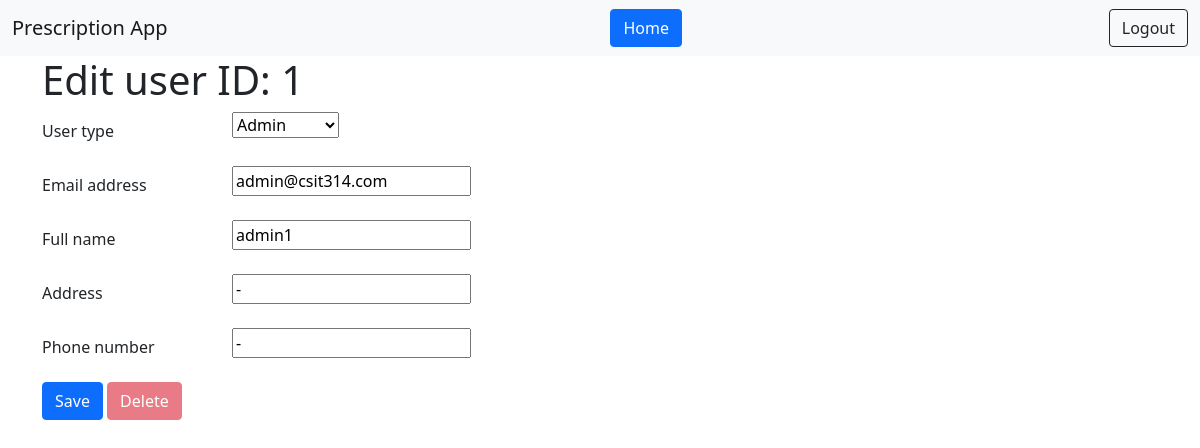
/user/edit/1/ (signed in), run on the app's committed database.
### accounts/models.py (models this page shows, shortened)
class CustomUser(AbstractBaseUser, PermissionsMixin):
    email = models.EmailField("email address", unique=True)
    is_staff = models.BooleanField(default=False)
    is_active = models.BooleanField(default=True)
    user_type = models.CharField(max_length=20, choices=USER_TYPES, default='patient')
    full_name = models.CharField(max_length=200)
    phone_number = models.CharField(max_length=10, unique=True)
    address = models.CharField(max_length=200)
    USERNAME_FIELD = "email"
    REQUIRED_FIELDS = []
    objects = CustomUserManager()

### main/views.py (the view)
# urls.py: path('user/edit/<user_id>/', views.edit_user, name='edit_user'),
@login_required(login_url='/login/')
def edit_user(request, *args, **kwargs):
    if not request.user.is_authenticated or not request.user.user_type == 'admin':
        return redirect('home')
    user_id = kwargs.get('user_id')
    try:
        user = CustomUser.objects.get(id=user_id)
    except CustomUser.DoesNotExist:
        return HttpResponse("Something went wrong")
    context = {}
    context['is_superuser'] = user.is_superuser
    if request.POST:
        form = EditCustomUserForm(request.POST, instance=user)
        if form.is_valid():
            form.save()
            return redirect('home')
        else:
            form = EditCustomUserForm(request.POST, instance=user,
                                      initial={
                                          'id': user.pk,
                                          'email': user.email,
                                          'phone_number': user.phone_number,
                                          'full_name': user.full_name,
                                          'address': user.address,
                                          'user_type': user.user_type,
                                          'is_staff': user.is_staff,
                                          'is_active': user.is_active,
                                      }
                                      )
            context['form'] = form
            context['id'] = user.id
    else:
        form = EditCustomUserForm(instance=user,
                                  initial={
                                      'id': user.pk,
                                      'email': user.email,
                                      'phone_number': user.phone_number,
                                      'full_name': user.full_name,
                                      'address': user.address,
                                      'user_type': user.user_type,
                                      'is_staff': user.is_staff,
                                      'is_active': user.is_active,
                                  })
        context['form'] = form
        context['id'] = user.id
    return render(request, 'admin/edit_user.html', context)

### main/forms.py (shortened to what this page needs)
class EditCustomUserForm(forms.ModelForm):
    class Meta:
        model = CustomUser
        fields = ["user_type", "email", "full_name", "phone_number", "address", ]

### templates/admin/edit_user.html (shortened to what this page needs)
{% extends 'non_home.html' %}
{% block content %}
	<div class="container">
		<h1>Edit user ID: {{ id }}</h1>
		<form class="site-form" action="" method="post">
			<div class="row mb-3">
				<label for="user_type" class="col-sm-2 col-form-label">{{ form.user_type.label }}</label>
				<div class="col-sm-10">
					{{ form.user_type }}
				</div>
			</div>
			<div class="row mb-3">
				<label for="email" class="col-sm-2 col-form-label">{{ form.email.label }}</label>
				<div class="col-sm-10">
					{{ form.email }}
				</div>
			</div>
			<div class="row mb-3">
				<label for="full_name" class="col-sm-2 col-form-label">{{ form.full_name.label }}</label>
				<div class="col-sm-10">
					{{ form.full_name }}
				</div>
			</div>
			<div class="row mb-3">
				<label for="address" class="col-sm-2 col-form-label">{{ form.address.label }}</label>
				<div class="col-sm-10">
					{{ form.address }}
				</div>
			</div>
			<div class="row mb-3">
				<label for="phone_number" class="col-sm-2 col-form-label">{{ form.phone_number.label }}</label>
				<div class="col-sm-10">
					{{ form.phone_number }}
				</div>
			</div>
			<button type="submit" class="btn btn-primary">Save</button>
			<button type="button" class="btn btn-danger" data-toggle="modal" data-target="#exampleModal"
				{% if is_superuser %}
					disabled
				{% endif %}
			>Delete</button>
		</form>
	</div>
{% endblock %}

### data on the page
CustomUser: user_type "Admin", email "admin@csit314.com", full_name "admin1", address "-", phone_number "-"

### other printed values
{{ id }} "1"
